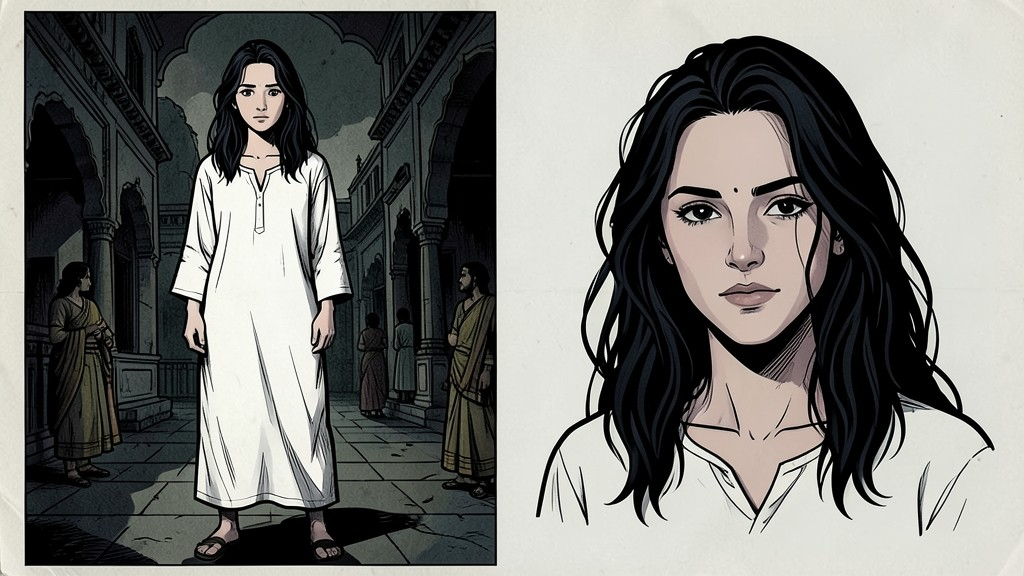
#> input picture state/refs/2026-10-23/kamla.jpg, 1024 x 576 px; its folder holds only this picture in this run
$ python -i images.py   (imports and definitions only)
#> lines starting #> are read from the running program, lines starting #| are printed output that depends on the picture
"""Image generation: Gemini batch (paid keys) or the free provider chain in providers.py."""
import base64
import io
import json
import time
from concurrent.futures import ThreadPoolExecutor
from pathlib import Path

from google import genai
from google.genai import types
from PIL import Image, ImageEnhance, ImageFilter

from . import models, providers, series
from .common import CFG, STATE_DIR, env, log
from .story import all_shots

ASPECT = {"h": "16:9", "v": "9:16"}
_client = None


# [5 lines left out: function client, not called in this run]


def img_path(wd: Path, key: str) -> Path:
    return wd / "img" / f"{key}.jpg"


# [5 lines left out: function chars_dir, not called in this run]


def char_path(wd: Path, cid: str) -> Path:
    return chars_dir(wd) / f"{cid}.jpg"


def key(kind: str, n: int) -> str:
    return f"{kind}-{n:03d}"


# [15 lines left out: functions clip_scene_numbers, wanted_keys, not called in this run]


def _shot_by_key(story: dict, k: str) -> tuple[dict, str]:
    kind, n = k.split("-")
    return all_shots(story)[int(n) - 1], ASPECT[kind]


# [16 lines left out: function _text, not called in this run]


def _save(data: bytes, out: Path) -> None:
    out.parent.mkdir(parents=True, exist_ok=True)
    Image.open(io.BytesIO(data)).convert("RGB").save(out, "JPEG", quality=92)


# ---------------------------------------------------------------- characters

# [19 lines left out: function make_characters, not called in this run]


def _ref_bytes(shot: dict, wd: Path) -> list[bytes]:
    return [char_path(wd, cid).read_bytes() for cid in shot["characters"] if char_path(wd, cid).exists()]


# [43 lines left out: functions make_thumbnail_art, generate_one, generate_sync, not called in this run]


# ---------------------------------------------------------------- batch

def batch_possible() -> bool:
    return bool(CFG["images"].get("use_batch")) and providers._order()[:1] == ["gemini"] \
        and providers.alive("gemini")


# [56 lines left out: functions submit_batch, collect_batch, not called in this run]


# ---------------------------------------------------------------- fallbacks

def blur_vertical(src: Path, out: Path, size=(1080, 1920)) -> None:
    """9:16 frame from a 16:9 image: blurred background + sharp image in the middle."""
#> called with src = '../state/refs/2026-10-23/kamla.jpg', out = 'out.png', size = (1080, 1920)
    im = Image.open(src).convert("RGB")
#> im is the input picture: PIL image 1024x576 RGB; mean R, G, B 121.1, 121.2, 117.5
    w, h = size
    scale = max(w / im.width, h / im.height)
#> scale = 3.33
    bg = im.resize((int(im.width * scale) + 1, int(im.height * scale) + 1))
    bg = bg.crop(((bg.width - w) // 2, (bg.height - h) // 2, (bg.width - w) // 2 + w,
                  (bg.height - h) // 2 + h)).filter(ImageFilter.GaussianBlur(40))
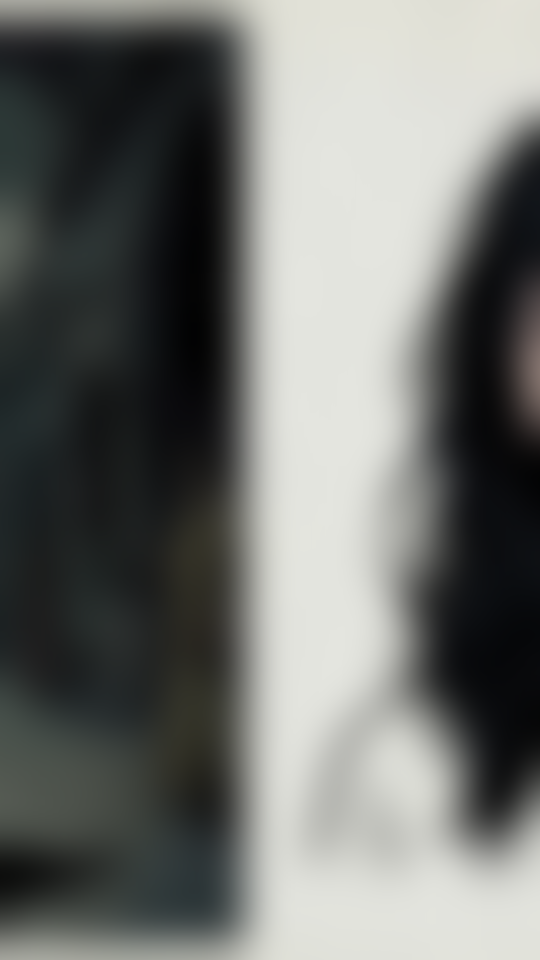
#> bg: PIL image 1080x1920 RGB (shown at 1/2 size); mean R, G, B 111.6, 113.5, 110.3
    bg = ImageEnhance.Brightness(bg).enhance(0.55)
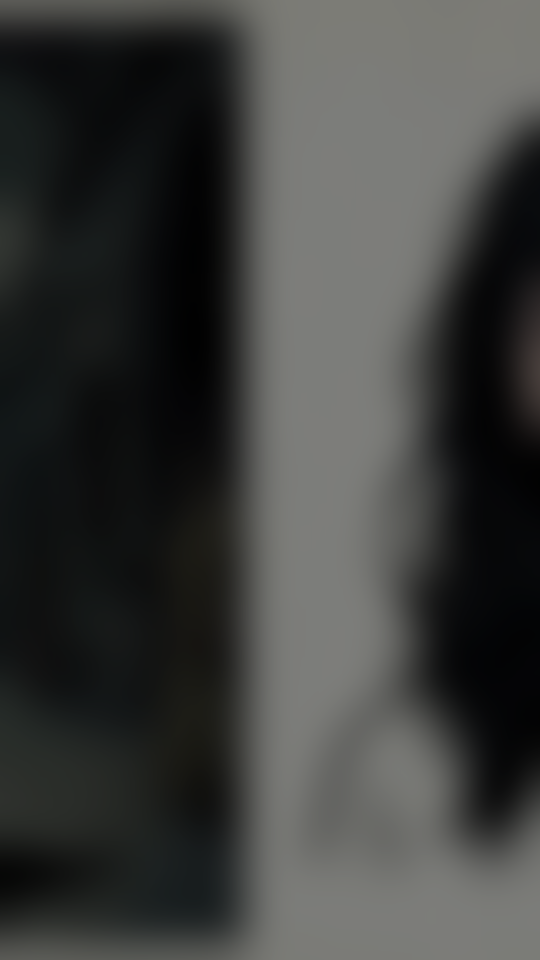
#> bg: PIL image 1080x1920 RGB (shown at 1/2 size); mean R, G, B 60.9, 61.9, 60.2
    fg = im.resize((w, int(im.height * w / im.width)))
    bg.paste(fg, (0, (h - fg.height) // 2))
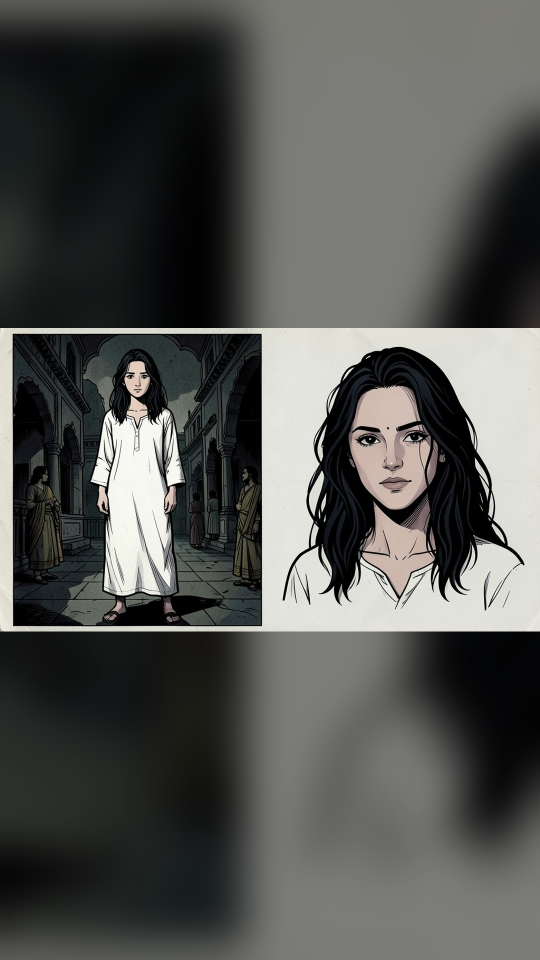
#> bg: PIL image 1080x1920 RGB (shown at 1/2 size); mean R, G, B 83.8, 84.6, 82.1
#> (the run stopped early here; a loop or call above may not have finished)

$ run again, on state/refs/2026-10-23/raghuvendra.jpg
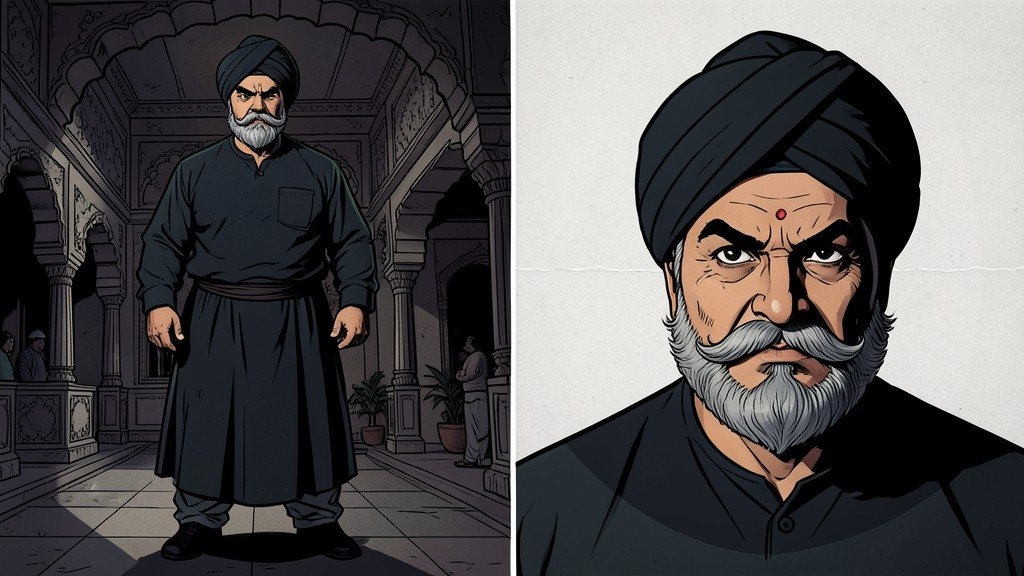
#> input picture state/refs/2026-10-23/raghuvendra.jpg, 1024 x 576 px
#> in blur_vertical, im is the input picture: PIL image 1024x576 RGB; mean R, G, B 83.5, 81.3, 82.1
#> in blur_vertical, `bg = bg.crop(((bg.width - w) // 2, (bg.height - h) // 2, (bg.width - w..`:
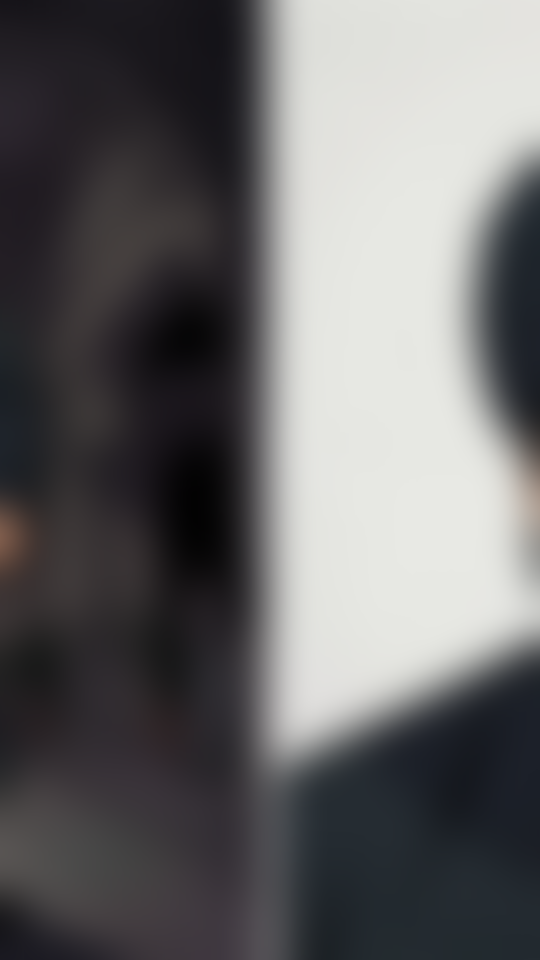
#> bg: PIL image 1080x1920 RGB (shown at 1/2 size); mean R, G, B 104.5, 103.7, 104.7
#> in blur_vertical, `bg.paste(fg, (0, (h - fg.height) // 2))`:
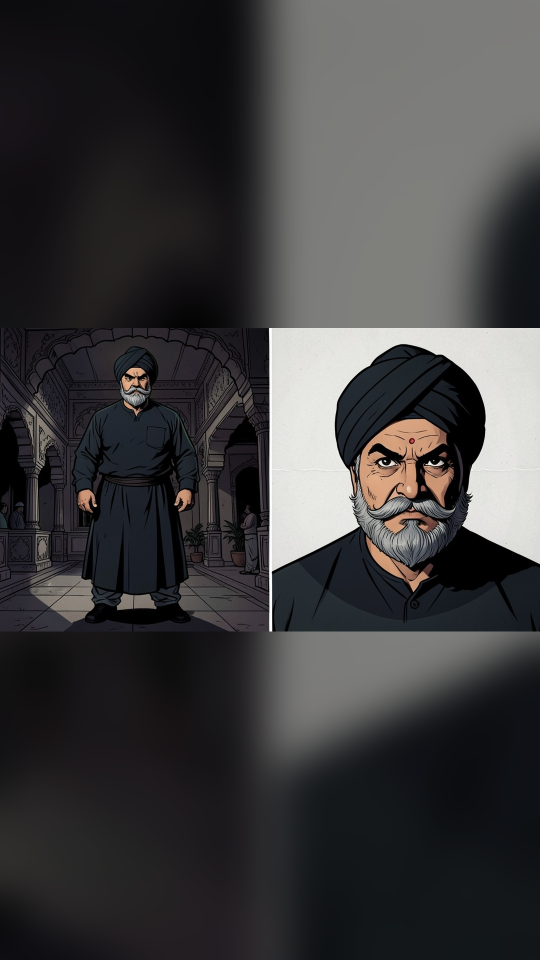
#> bg: PIL image 1080x1920 RGB (shown at 1/2 size); mean R, G, B 61.8, 60.9, 61.9
